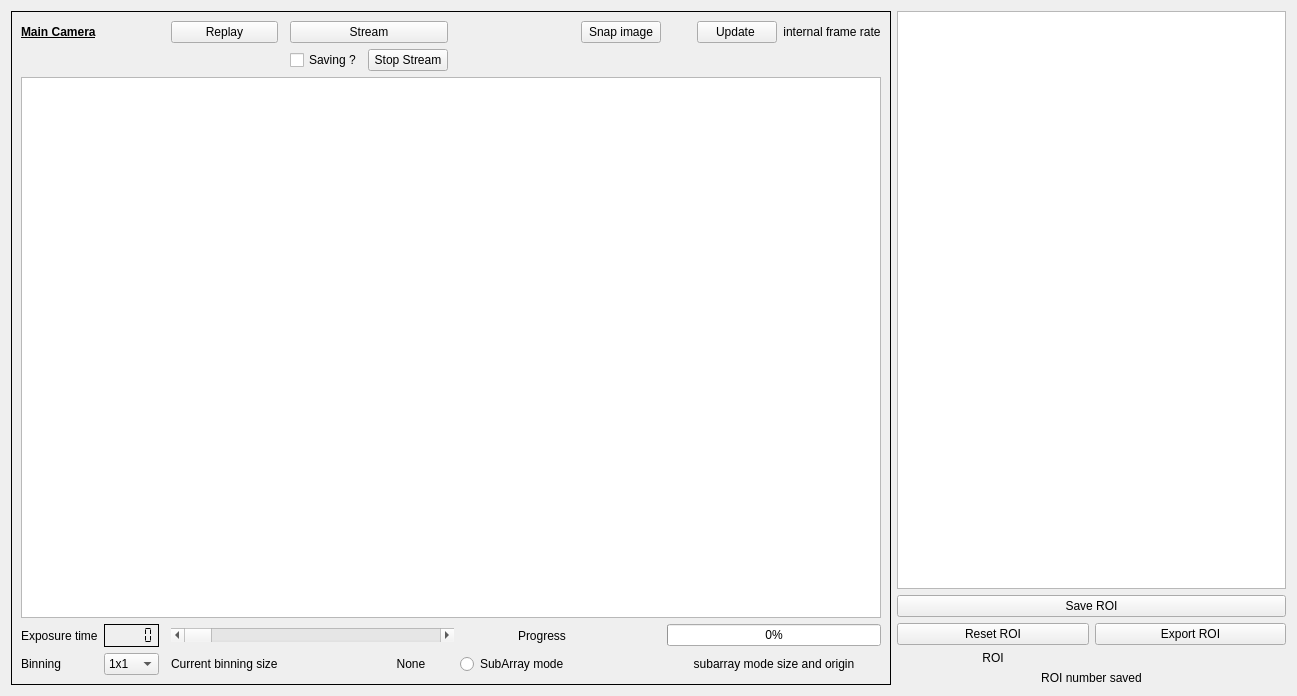
<?xml version="1.0" encoding="UTF-8"?>
<ui version="4.0">
 <class>camera_widget</class>
 <widget class="QWidget" name="camera_widget">
  <property name="geometry">
   <rect>
    <x>0</x>
    <y>0</y>
    <width>1297</width>
    <height>696</height>
   </rect>
  </property>
  <property name="windowTitle">
   <string>Form</string>
  </property>
  <layout class="QHBoxLayout" name="horizontalLayout">
   <item>
    <widget class="QFrame" name="camera">
     <property name="sizePolicy">
      <sizepolicy hsizetype="Preferred" vsizetype="Preferred">
       <horstretch>0</horstretch>
       <verstretch>0</verstretch>
      </sizepolicy>
     </property>
     <property name="font">
      <font>
       <weight>50</weight>
       <bold>false</bold>
      </font>
     </property>
     <property name="frameShape">
      <enum>QFrame::Box</enum>
     </property>
     <layout class="QGridLayout" name="gridLayout_2">
      <item row="0" column="5" colspan="2">
       <widget class="QPushButton" name="stream_button">
        <property name="text">
         <string>Stream</string>
        </property>
       </widget>
      </item>
      <item row="0" column="11">
       <widget class="QPushButton" name="snap_image_button">
        <property name="text">
         <string>Snap image</string>
        </property>
       </widget>
      </item>
      <item row="4" column="9">
       <widget class="QLabel" name="loading_saving_label">
        <property name="text">
         <string>Progress</string>
        </property>
       </widget>
      </item>
      <item row="0" column="0">
       <widget class="QLabel" name="main_camera_label">
        <property name="font">
         <font>
          <weight>75</weight>
          <bold>true</bold>
          <underline>true</underline>
         </font>
        </property>
        <property name="text">
         <string>Main Camera</string>
        </property>
       </widget>
      </item>
      <item row="5" column="12" colspan="7">
       <widget class="QLabel" name="subarray_label">
        <property name="text">
         <string>subarray mode size and origin</string>
        </property>
        <property name="alignment">
         <set>Qt::AlignCenter</set>
        </property>
       </widget>
      </item>
      <item row="5" column="1">
       <widget class="QComboBox" name="binning_combo_box">
        <property name="editable">
         <bool>false</bool>
        </property>
        <property name="currentText">
         <string>1x1</string>
        </property>
        <property name="currentIndex">
         <number>0</number>
        </property>
        <property name="frame">
         <bool>true</bool>
        </property>
        <item>
         <property name="text">
          <string>1x1</string>
         </property>
        </item>
        <item>
         <property name="text">
          <string>2x2</string>
         </property>
        </item>
        <item>
         <property name="text">
          <string>4x4</string>
         </property>
        </item>
       </widget>
      </item>
      <item row="1" column="5">
       <widget class="QCheckBox" name="saving_check">
        <property name="text">
         <string>Saving ?</string>
        </property>
        <property name="checked">
         <bool>false</bool>
        </property>
        <property name="tristate">
         <bool>false</bool>
        </property>
       </widget>
      </item>
      <item row="5" column="0">
       <widget class="QLabel" name="binning_label">
        <property name="text">
         <string>Binning</string>
        </property>
       </widget>
      </item>
      <item row="5" column="3">
       <widget class="QLabel" name="current_binning_size_label">
        <property name="text">
         <string>Current binning size</string>
        </property>
       </widget>
      </item>
      <item row="0" column="18">
       <widget class="QLabel" name="internal_frame_rate_label">
        <property name="text">
         <string>internal frame rate</string>
        </property>
        <property name="alignment">
         <set>Qt::AlignCenter</set>
        </property>
       </widget>
      </item>
      <item row="5" column="6" colspan="2">
       <widget class="QLabel" name="current_binning_size_label_2">
        <property name="text">
         <string>None</string>
        </property>
        <property name="alignment">
         <set>Qt::AlignCenter</set>
        </property>
       </widget>
      </item>
      <item row="4" column="0">
       <widget class="QLabel" name="exposure_time_label">
        <property name="text">
         <string>Exposure time</string>
        </property>
       </widget>
      </item>
      <item row="4" column="1">
       <widget class="QLCDNumber" name="exposure_time_value">
        <property name="frameShadow">
         <enum>QFrame::Plain</enum>
        </property>
        <property name="smallDecimalPoint">
         <bool>true</bool>
        </property>
        <property name="segmentStyle">
         <enum>QLCDNumber::Flat</enum>
        </property>
       </widget>
      </item>
      <item row="1" column="6">
       <widget class="QPushButton" name="stop_stream_button">
        <property name="text">
         <string>Stop Stream</string>
        </property>
       </widget>
      </item>
      <item row="0" column="17">
       <widget class="QPushButton" name="update_internal_frame_rate_button">
        <property name="text">
         <string>Update </string>
        </property>
       </widget>
      </item>
      <item row="4" column="12" colspan="7">
       <widget class="QProgressBar" name="progress_bar">
        <property name="sizePolicy">
         <sizepolicy hsizetype="Expanding" vsizetype="Fixed">
          <horstretch>0</horstretch>
          <verstretch>0</verstretch>
         </sizepolicy>
        </property>
        <property name="value">
         <number>0</number>
        </property>
       </widget>
      </item>
      <item row="0" column="3">
       <widget class="QPushButton" name="replay_button">
        <property name="text">
         <string>Replay</string>
        </property>
       </widget>
      </item>
      <item row="4" column="3" colspan="5">
       <widget class="QScrollBar" name="exposure_time_bar">
        <property name="autoFillBackground">
         <bool>false</bool>
        </property>
        <property name="maximum">
         <number>1000</number>
        </property>
        <property name="value">
         <number>0</number>
        </property>
        <property name="tracking">
         <bool>true</bool>
        </property>
        <property name="orientation">
         <enum>Qt::Horizontal</enum>
        </property>
        <property name="invertedAppearance">
         <bool>false</bool>
        </property>
       </widget>
      </item>
      <item row="5" column="8" colspan="2">
       <widget class="QRadioButton" name="subArray_mode_radioButton">
        <property name="text">
         <string>SubArray mode</string>
        </property>
       </widget>
      </item>
      <item row="2" column="0" rowspan="2" colspan="19">
       <widget class="Custom_pyqtgraph_widget" name="graphicsView">
        <property name="sizePolicy">
         <sizepolicy hsizetype="MinimumExpanding" vsizetype="MinimumExpanding">
          <horstretch>0</horstretch>
          <verstretch>0</verstretch>
         </sizepolicy>
        </property>
       </widget>
      </item>
     </layout>
     <zorder>exposure_time_label</zorder>
     <zorder>main_camera_label</zorder>
     <zorder>exposure_time_bar</zorder>
     <zorder>progress_bar</zorder>
     <zorder>loading_saving_label</zorder>
     <zorder>exposure_time_value</zorder>
     <zorder>binning_combo_box</zorder>
     <zorder>binning_label</zorder>
     <zorder>subArray_mode_radioButton</zorder>
     <zorder>subarray_label</zorder>
     <zorder>current_binning_size_label</zorder>
     <zorder>current_binning_size_label_2</zorder>
     <zorder>internal_frame_rate_label</zorder>
     <zorder>stream_button</zorder>
     <zorder>replay_button</zorder>
     <zorder>update_internal_frame_rate_button</zorder>
     <zorder>snap_image_button</zorder>
     <zorder>graphicsView</zorder>
     <zorder>stop_stream_button</zorder>
     <zorder>saving_check</zorder>
    </widget>
   </item>
   <item>
    <layout class="QGridLayout" name="ROI">
     <item row="2" column="0">
      <widget class="QPushButton" name="reset_ROI_button">
       <property name="text">
        <string>Reset ROI</string>
       </property>
      </widget>
     </item>
     <item row="2" column="1">
      <widget class="QPushButton" name="export_ROI_button">
       <property name="text">
        <string>Export ROI</string>
       </property>
      </widget>
     </item>
     <item row="5" column="0" colspan="2">
      <widget class="QLabel" name="ROI_label_placeholder">
       <property name="frameShape">
        <enum>QFrame::NoFrame</enum>
       </property>
       <property name="frameShadow">
        <enum>QFrame::Plain</enum>
       </property>
       <property name="text">
        <string>ROI number saved</string>
       </property>
       <property name="scaledContents">
        <bool>true</bool>
       </property>
       <property name="alignment">
        <set>Qt::AlignCenter</set>
       </property>
       <property name="wordWrap">
        <bool>true</bool>
       </property>
      </widget>
     </item>
     <item row="0" column="0" colspan="2">
      <widget class="Custom_pyqtgraph_widget" name="saved_ROI_image"/>
     </item>
     <item row="4" column="0">
      <widget class="QLabel" name="ROI_label">
       <property name="text">
        <string>ROI</string>
       </property>
       <property name="alignment">
        <set>Qt::AlignCenter</set>
       </property>
      </widget>
     </item>
     <item row="1" column="0" colspan="2">
      <widget class="QPushButton" name="save_ROI_button">
       <property name="text">
        <string>Save ROI</string>
       </property>
      </widget>
     </item>
    </layout>
   </item>
  </layout>
 </widget>
 <customwidgets>
  <customwidget>
   <class>Custom_pyqtgraph_widget</class>
   <extends>QGraphicsView</extends>
   <header location="global">custom_pyqtgraph_widget.h</header>
  </customwidget>
 </customwidgets>
 <resources/>
 <connections/>
</ui>
